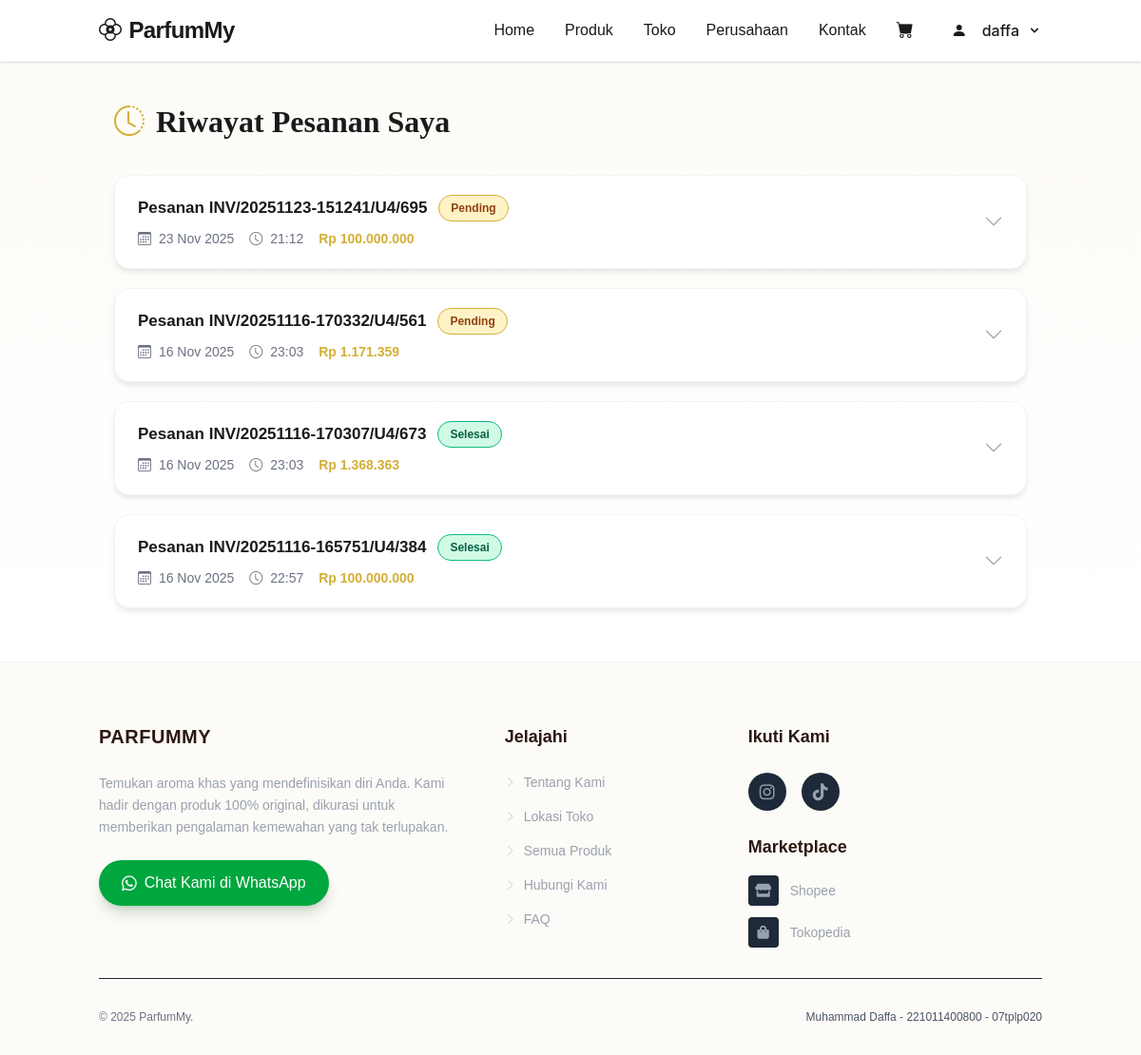
The app's page /orders.php (signed in) with its own data.
### tables this page shows
CREATE TABLE `orders` (
  `id` int(11) NOT NULL,
  `user_id` int(11) NOT NULL,
  `nomor_pesanan` varchar(100) NOT NULL,
  `nama_penerima` varchar(255) NOT NULL,
  `alamat_pengiriman` text NOT NULL,
  `telepon` varchar(20) NOT NULL,
  `total_harga` decimal(10,2) NOT NULL,
  `metode_pembayaran` varchar(50) NOT NULL,
  `status` varchar(50) NOT NULL DEFAULT 'Pending',
  `payment_proof` varchar(255) DEFAULT NULL,
  `tanggal_pesanan` datetime NOT NULL DEFAULT current_timestamp()
);

### models/DB.php (called while the page is built)
<?php
class DB {
    private $host = 'localhost';
    private $user = 'root';
    private $pass = '';
    private $dbname = 'toko_parfum';
    private $pdo;
    public function __construct() {
        $dsn = "mysql:host={$this->host};dbname={$this->dbname}";
        try {
            $this->pdo = new PDO($dsn, $this->user, $this->pass);
            $this->pdo->setAttribute(PDO::ATTR_ERRMODE, PDO::ERRMODE_EXCEPTION);
            $this->pdo->exec("SET SESSION innodb_lock_wait_timeout = 5");
        } catch (PDOException $e) {
            die("Koneksi Database Gagal: " . $e->getMessage());
        }
    }
    public function getConnection() {
        return $this->pdo;
    }
}
?>

### models/OrderManager.php (called while the page is built, shortened)
<?php
require_once __DIR__ . '/DB.php';
require_once __DIR__ . '/ParfumManager.php';
class OrderManager {
    private $conn;
    public function __construct() {
        $db = new DB();
        $this->conn = $db->getConnection();
    }
    public function getOrdersByUserId($userId) {
        $sql = "SELECT * FROM orders WHERE user_id = ? ORDER BY tanggal_pesanan DESC";
        $stmt = $this->conn->prepare($sql);
        $stmt->execute([$userId]);
        return $stmt->fetchAll(PDO::FETCH_ASSOC);
    }
}
?>

### models/ParfumManager.php (called while the page is built, shortened)
<?php
require_once __DIR__ . '/DB.php';
class ParfumManager {
    public function __construct() {
        $this->db = new DB();
    }
}
?>

### orders.php (the view, shortened to what this page needs)
<?php
require_once 'models/OrderManager.php';
$orderManager = new OrderManager();
$orders = $orderManager->getOrdersByUserId($_SESSION['user_id']);
require_once 'views/header.php';
?>
<div style="min-height: 80vh; background: linear-gradient(to bottom, #FDFBF7, white); padding: 3rem 1rem;">
    <div style="max-width: 60rem; margin: 0 auto;">
        <h1 style="font-size: 2rem; font-weight: 600; color: #1A1A1A; margin-bottom: 2rem; font-family: Georgia, serif; display: flex; align-items: center;">
            <i class="bi bi-clock-history" style="color: #D4AF37; margin-right: 0.75rem;"></i>
            Riwayat Pesanan Saya
        </h1>
        <?php if (empty($orders)): ?>
            <div style="background: white; border-radius: 1rem; padding: 4rem 2rem; text-align: center; box-shadow: 0 4px 6px -1px rgba(0, 0, 0, 0.1); border: 1px solid #F3F4F6;">
                <div style="width: 5rem; height: 5rem; background: linear-gradient(135deg, #FEF3C7, #FDE68A); border-radius: 50%; display: inline-flex; align-items: center; justify-content: center; margin-bottom: 1.5rem;">
                    <i class="bi bi-bag-x" style="font-size: 2rem; color: #D4AF37;"></i>
                </div>
                <h3 style="font-size: 1.25rem; font-weight: 600; color: #1A1A1A; margin-bottom: 0.5rem;">Belum Ada Pesanan</h3>
                <p style="color: #6B7280; margin-bottom: 2rem; font-size: 0.9375rem;">Anda belum memiliki riwayat pesanan. Mulai belanja sekarang!</p>
                <a href="products.php" style="display: inline-block; background-color: #D4AF37; color: #1A1A1A; font-weight: 600; padding: 0.75rem 2rem; border-radius: 0.5rem; text-decoration: none; transition: all 0.2s;"
                   onmouseover="this.style.backgroundColor='#B5952F';"
                   onmouseout="this.style.backgroundColor='#D4AF37';">
                    <i class="bi bi-cart-plus" style="margin-right: 0.5rem;"></i> Mulai Belanja
                </a>
            </div>
        <?php else: ?>
            <div style="display: flex; flex-direction: column; gap: 1.25rem;">
                <?php foreach ($orders as $order): ?>
                    <?php
                        $nomorPesanan = !empty($order['nomor_pesanan'] ?? null)
                            ? $order['nomor_pesanan']
                            : '#' . $order['id'];
                        $statusColors = [
                            'Pending' => ['bg' => '#FEF3C7', 'text' => '#92400E', 'border' => '#D4AF37'],
                            'Menunggu Konfirmasi' => ['bg' => '#DBEAFE', 'text' => '#1E40AF', 'border' => '#3B82F6'],
                            'Diproses' => ['bg' => '#E0E7FF', 'text' => '#3730A3', 'border' => '#6366F1'],
                            'Dikirim' => ['bg' => '#DDD6FE', 'text' => '#5B21B6', 'border' => '#8B5CF6'],
                            'Selesai' => ['bg' => '#D1FAE5', 'text' => '#065F46', 'border' => '#10B981'],
                            'Dibatalkan' => ['bg' => '#FEE2E2', 'text' => '#991B1B', 'border' => '#DC2626']
                        ];
                        $statusStyle = $statusColors[$order['status']] ?? ['bg' => '#F3F4F6', 'text' => '#1F2937', 'border' => '#9CA3AF'];
                    ?>
                    <details style="background: white; border-radius: 1rem; box-shadow: 0 4px 6px -1px rgba(0, 0, 0, 0.1); border: 1px solid #F3F4F6; overflow: hidden; transition: all 0.2s;">
                        <summary style="padding: 1.25rem 1.5rem; cursor: pointer; list-style: none; display: flex; justify-content: space-between; align-items: center; transition: all 0.2s;"
                                 onmouseover="this.style.backgroundColor='#FDFBF7';"
                                 onmouseout="this.style.backgroundColor='white';">
                            <div style="flex: 1;">
                                <div style="display: flex; align-items: center; gap: 0.75rem; flex-wrap: wrap; margin-bottom: 0.5rem;">
                                    <span style="font-weight: 600; font-size: 1.0625rem; color: #1A1A1A;">
                                        Pesanan <?php echo htmlspecialchars($nomorPesanan); ?>
                                    </span>
                                    <span style="background-color: <?php echo $statusStyle['bg']; ?>; color: <?php echo $statusStyle['text']; ?>; font-size: 0.75rem; font-weight: 600; padding: 0.25rem 0.75rem; border-radius: 9999px; border: 1px solid <?php echo $statusStyle['border']; ?>;">
                                        <?php echo htmlspecialchars($order['status']); ?>
                                    </span>
                                </div>
                                <div style="display: flex; align-items: center; gap: 1rem; flex-wrap: wrap; font-size: 0.875rem; color: #6B7280;">
                                    <span>
                                        <i class="bi bi-calendar3" style="margin-right: 0.25rem;"></i>
                                        <?php echo date('d M Y', strtotime($order['tanggal_pesanan'])); ?>
                                    </span>
                                    <span>
                                        <i class="bi bi-clock" style="margin-right: 0.25rem;"></i>
                                        <?php echo date('H:i', strtotime($order['tanggal_pesanan'])); ?>
                                    </span>
                                    <span style="font-weight: 600; color: #D4AF37;">
                                        Rp <?php echo number_format($order['total_harga'], 0, ',', '.'); ?>
                                    </span>
                                </div>
                            </div>
                            <i class="bi bi-chevron-down" style="font-size: 1.25rem; color: #9CA3AF; transition: transform 0.2s;"></i>
                        </summary>
                    </details>
                <?php endforeach; ?>
            </div>
        <?php endif; ?>
    </div>
</div>
<?php require_once 'views/footer.php'; ?>

### records on screen
orders: nomor_pesanan "INV/20251123-151241/U4/695", status "Pending", tanggal_pesanan "23 Nov 2025", tanggal_pesanan "21:12", total_harga "100.000.000"
orders: nomor_pesanan "INV/20251116-170332/U4/561", status "Pending", tanggal_pesanan "16 Nov 2025", tanggal_pesanan "23:03", total_harga "1.171.359"
orders: nomor_pesanan "INV/20251116-170307/U4/673", status "Selesai", tanggal_pesanan "16 Nov 2025", tanggal_pesanan "23:03", total_harga "1.368.363"
orders: nomor_pesanan "INV/20251116-165751/U4/384", status "Selesai", tanggal_pesanan "16 Nov 2025", tanggal_pesanan "22:57", total_harga "100.000.000"

### other values on screen
$_SESSION['username'] "daffa"
